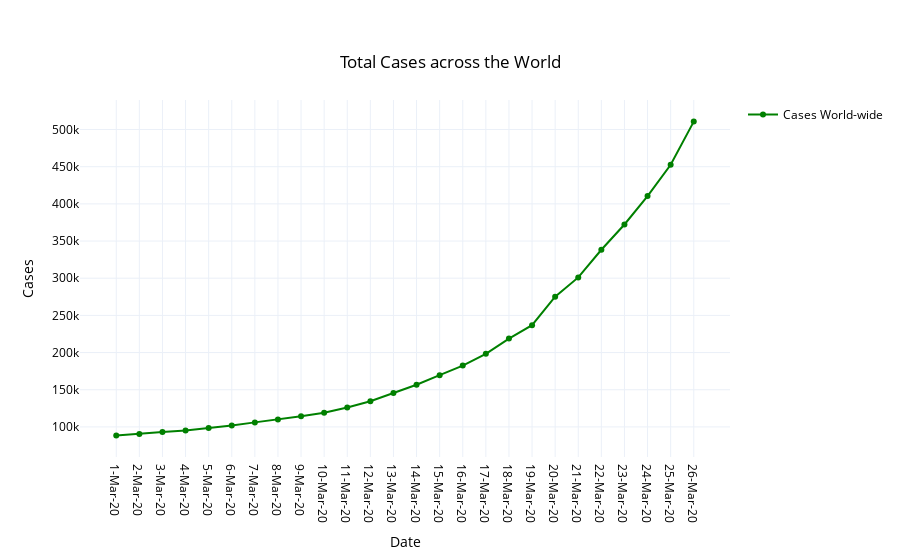

Notebook code cell kept with this figure:
### Markdown cell above
## Data across the World

### Code cell
fig = go.Figure(data=go.Scatter(x=df['DATE'], y=df['TOTAL_CASES'], name='Cases World-wide', 
                                mode='lines+markers', line_color='green'))
fig.update_layout(
    showlegend=True,
    title= {
        'text': 'Total Cases across the World',
        'y':0.9,
        'x':0.5,
        'xanchor': 'center',
        'yanchor': 'top'
    },
    
    xaxis_title="Date",
    yaxis_title="Cases",
    template='plotly_white',
    font=dict(
        color="black"
    )
)
fig.show()

### Figure 1 — Plotly figure (JSON) as saved in the notebook; plotly's stock layout.template omitted (floating-point values rounded to 4 significant figures)
{"data": [{"line": {"color": "green"}, "mode": "lines+markers", "name": "Cases World-wide", "type": "scatter", "x": ["1-Mar-20", "2-Mar-20", "3-Mar-20", "4-Mar-20", "5-Mar-20", "6-Mar-20", "7-Mar-20", "8-Mar-20", "9-Mar-20", "10-Mar-20", "11-Mar-20", "12-Mar-20", "13-Mar-20", "14-Mar-20", "15-Mar-20", "16-Mar-20", "17-Mar-20", "18-Mar-20", "19-Mar-20", "20-Mar-20", "21-Mar-20", "22-Mar-20", "23-Mar-20", "24-Mar-20", "25-Mar-20", "26-Mar-20"], "y": [88585, 90443, 93016, 95314, 98425, 102050, 106099, 109991, 114381, 118948, 126214, 134576, 145483, 156653, 169593, 182490, 198238, 218822, 236877, 275111, 301100, 338259, 372253, 410465, 452601, 510645]}], "layout": {"font": {"color": "black"}, "showlegend": true, "title": {"text": "Total Cases across the World", "x": 0.5, "xanchor": "center", "y": 0.9, "yanchor": "top"}, "xaxis": {"title": {"text": "Date"}}, "yaxis": {"title": {"text": "Cases"}}}}
